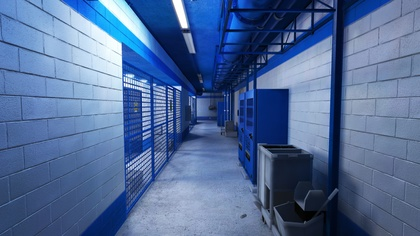
%> input picture projects/image3part4.jpg, 420 x 236 px, shrunk from 3840 x 2160 before the run
$ octave hw2_part4.m   (GNU Octave 9; MATLAB toolbox functions it lacks are replaced by stand-ins)
%> lines starting %> are read from the running program, lines starting %| are printed output that depends on the picture
A=imread('image3part4.jpg');
%> A is the input picture: size 236x420x3 uint8; mean R, G, B 80.7, 106.8, 151.2
[a,b,c] = size(A);
%> a = 236; b = 420; c = 3
ARed=  A(:, :, 1);
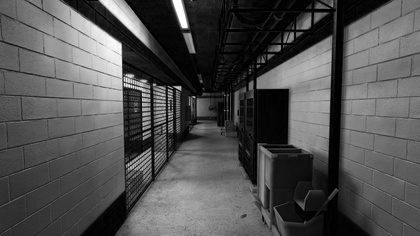
%> ARed: size 236x420 uint8; min 0, max 255, mean 80.7
AGreen =  A(:, :, 2);
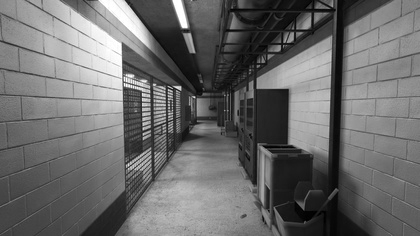
%> AGreen: size 236x420 uint8; min 0, max 255, mean 106.8
ABlue = A(:, :, 3);
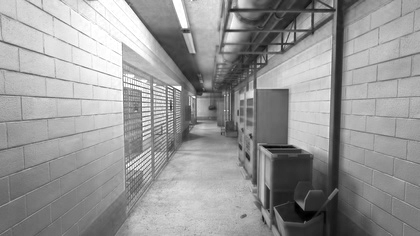
%> ABlue: size 236x420 uint8; min 0, max 255, mean 151.2

preGx = [1,0,-1;2,0,-2;1,0,-1];
preGy = [1,2,1;0,0,0;-1,-2,-1];

GxRed = conv2(ARed,preGx);
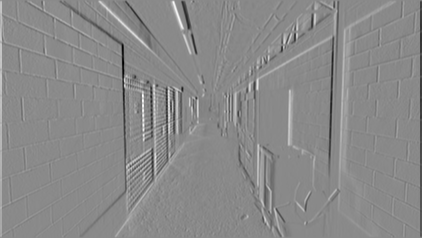
%> GxRed: size 238x422 double; min -858, max 729, mean 0; drawn with min black and max white
GxGrenn = conv2(AGreen,preGx);
GxBlue = conv2(ABlue,preGx);

GyRed = conv2(ARed,preGy);
GyGreen = conv2(AGreen,preGy);
GyBlue = conv2(ABlue,preGy);
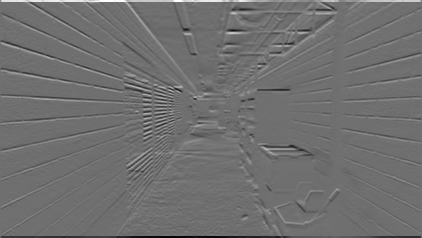
%> GyBlue: size 238x422 double; min -801, max 1020, mean 0; drawn with min black and max white

GRed = sqrt(GxRed.^2 + GyRed.^2);
GGreen = sqrt(GxGrenn.^2 + GyGreen.^2);
GBlue = sqrt(GxBlue.^2 + GyBlue.^2);

G = zeros(a,b,c);
for i = 1:a
    for j = 1:b
        G(i,j,1) = GRed(i,j);
        G(i,j,2) = GGreen(i,j);
        G(i,j,3) = GBlue(i,j);
    end
end
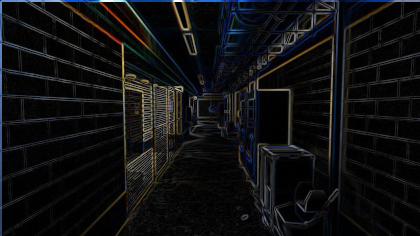
%> G: size 236x420x3 double; mean R, G, B 65, 66.5, 71.6; drawn with min black and max white
Z = uint8(G(:,:,1));
%figure;
%subplot('Position',[0.2 0.35 0.30 0.30]);
imshow(uint8(G));
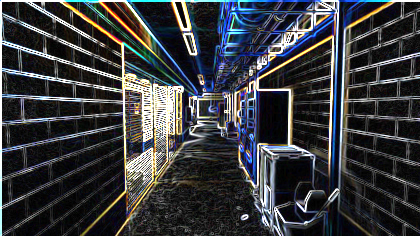
%> displayed picture: size 236x420x3, on the screen's scale of 0 to 255; mean R, G, B 57.2, 59.1, 62.6
%subplot('Position',[0.5 0.35 0.30 0.30]);
%imshow(A);
